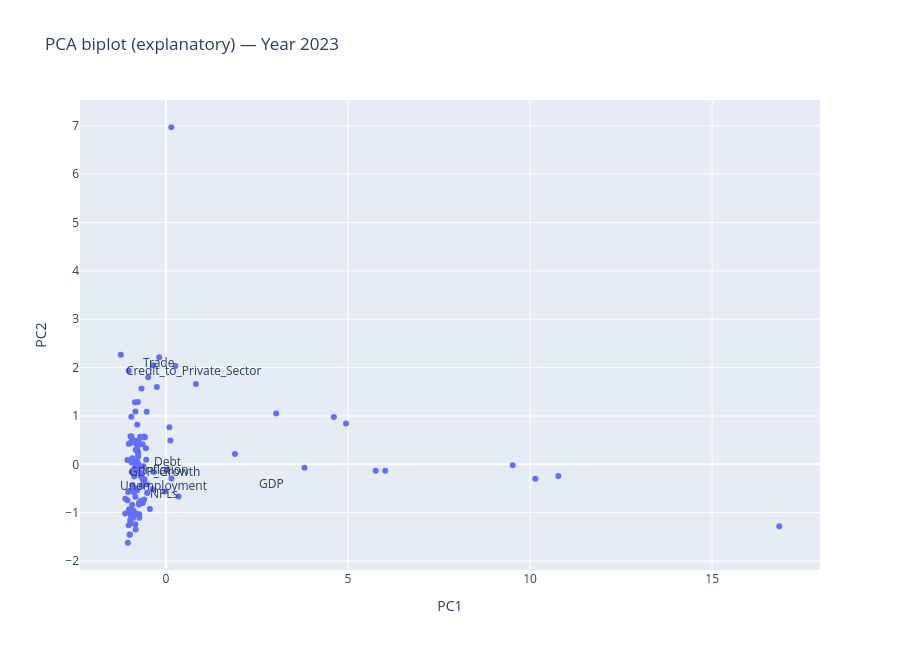

This figure's notebook cell:
### Markdown cell above
# 7. Addon: PCA Biplot to expose attribute directions

It is optional and just an addon interpretation:
PCA is included here as a baseline spatialization method, even though lecture materials indicate it poorly preserves distance relationships and is not ideal for visualizing multidimensional economic data.

PCA finds orthogonal directions of maximum variance (not necessarily the best for neighbourhoods). It’s helpful to explain which linear combinations separate countries, but not as the primary grouping discovery

### Code cell
def pca_biplot_for_year(year, max_countries=120):
    ydf = norm_df[norm_df["Year"] == year].copy()
    ydf = ydf.dropna(subset=["Country"])  # keep country names
    # Use rows that have "enough" data to fit PCA responsibly; here at least half indicators non-NaN
    mask = ydf[indicators].isna().mean(axis=1) <= 0.5
    ydf = ydf[mask]
    ydf = ydf.sample(min(len(ydf), max_countries), random_state=7)
    
    X = ydf[indicators].copy()
    # Column-wise fill for PCA maths ONLY inside this explanatory view (not for analysis nor distance)
    X_filled = X.apply(lambda s: s.fillna(s.mean(skipna=True)), axis=0)
    
    p = PCA(n_components=2, random_state=7)
    coords = p.fit_transform(X_filled.values)
    comp = p.components_.T
    
    fig = px.scatter(x=coords[:,0], y=coords[:,1], hover_name=ydf["Country"],
                     title=f"PCA biplot (explanatory) — Year {year}")
    # Add loading arrows
    for i, name in enumerate(indicators[:10]):
        fig.add_annotation(
            x=comp[i,0]*3, y=comp[i,1]*3,
            ax=0, ay=0, showarrow=True, arrowhead=2,
            xanchor="center", yanchor="middle", text=name
        )
    fig.update_layout(xaxis_title="PC1", yaxis_title="PC2", height=650)
    return fig

# Example
pca_biplot_for_year(landmarks[-1]).show()

### Figure 1 — Plotly figure (JSON) as saved in the notebook; plotly's stock layout.template omitted (floating-point values rounded to 4 significant figures)
{"data": [{"hovertemplate": "<b>%{hovertext}</b><br><br>x=%{x}<br>y=%{y}<extra></extra>", "hovertext": ["Mongolia", "Europe & Central Asia (IDA & IBRD countries)", "Iran, Islamic Rep.", "Bolivia", "Euro area", "Croatia", "Ireland", "Austria", "Albania", "Haiti", "Botswana", "Jordan", "Iraq", "Germany", "Least developed countries: UN classification", "Post-demographic dividend", "Paraguay", "Senegal", "Honduras", "Kyrgyz Republic", "Mauritius", "Trinidad and Tobago", "Guinea-Bissau", "Tajikistan", "Lesotho", "Oman", "Tonga", "Portugal", "Italy", "IBRD only", "World", "Kenya", "Equatorial Guinea", "Maldives", "Japan", "Zimbabwe", "Guatemala", "Ecuador", "Lebanon", "Aruba", "Indonesia", "Moldova", "Korea, Rep.", "Mexico", "Madagascar", "Turkiye", "Europe & Central Asia (excluding high income)", "Rwanda", "Bahrain", "Bulgaria", "Colombia", "Cote d'Ivoire", "OECD members", "Cambodia", "Russian Federation", "Mauritania", "Cameroon", "Bahamas, The", "Mali", "Serbia", "Morocco", "Burkina Faso", "Belgium", "Ukraine", "Low income", "Bangladesh", "Israel", "Egypt, Arab Rep.", "Central Europe and the Baltics", "Philippines", "Sweden", "Dominica", "Sri Lanka", "Poland", "Uzbekistan", "Zambia", "Nicaragua", "Peru", "Kiribati", "North America", "Chad", "United States", "High income", "Viet Nam", "Kuwait", "Denmark", "Low & middle income", "Antigua and Barbuda", "Belarus", "Niger", "South Asia", "Suriname", "Latin America & the Caribbean (IDA & IBRD countries)", "Hong Kong SAR, China", "Eswatini", "Europe & Central Asia", "Brunei Darussalam", "Middle East, North Africa, Afghanistan & Pakistan", "Comoros", "Dominican Republic", "St. Vincent and the Grenadines", "Guyana", "Argentina", "IDA total", "Sub-Saharan Africa", "Netherlands", "France", "Somalia, Fed. Rep.", "Sub-Saharan Africa (IDA & IBRD countries)", "Armenia", "Latvia", "Guinea", "Tunisia", "Montenegro", "Burundi", "Algeria", "China", "Djibouti", "Grenada", "Slovenia"], "legendgroup": "", "marker": {"color": "#636efa", "symbol": "circle"}, "mode": "markers", "name": "", "orientation": "v", "showlegend": false, "type": "scatter", "x": [-0.9477, 0.1499, -0.6609, -0.6197, 1.897, -0.8308, -1.022, -0.5278, -0.9195, -0.9915, -0.9679, -0.6432, -0.9696, 0.1222, -0.6365, 9.525, -0.774, -0.8869, -0.6558, -1.056, -0.7038, -0.8089, -0.975, -1.016, -1.02, -0.7436, -0.8485, -0.5753, -0.3249, 6.024, 16.84, -0.8395, -1.047, -0.9747, 0.823, -1.025, -0.7936, -0.6998, -0.787, -0.8532, -0.5972, -0.9434, 0.259, -0.5874, -0.9721, -0.6255, -0.5138, -0.9805, -0.8382, -0.844, -0.7353, -0.9215, 10.15, -0.347, -0.3683, -0.7651, -0.6895, -0.741, -0.9261, -0.94, -0.596, -0.8781, -0.6708, -0.9974, -0.8925, -0.7346, -0.5418, -0.8126, -0.5486, -0.7038, -0.2506, -0.8517, -0.6713, -0.7708, -0.8591, -0.7422, -0.9427, -0.6481, -0.7648, 4.946, -0.7321, 4.611, 10.78, -0.7703, -1.035, -0.1863, 5.76, -0.8686, -0.7893, -0.9811, -0.03031, -1.007, 0.3464, 0.1487, -1.117, 3.806, -0.9343, 0.03348, -0.9503, -0.8408, -0.871, -1.055, -0.8322, -0.4398, -0.5101, -0.4878, 0.09496, -1.117, -0.5101, -0.831, -0.9867, -0.7669, -0.7809, -0.922, -0.7384, -0.8994, 3.027, -1.24, -0.7955, -0.9509], "xaxis": "x", "y": [0.5799, -0.2917, -0.4555, -0.03772, 0.2161, 0.2949, 1.936, 1.087, -0.4258, -1.452, -0.9436, 0.4144, -1.036, 0.4932, -0.8004, -0.01993, 0.03668, -0.4823, 0.5553, 0.08734, 0.5681, 0.0635, -1.226, -0.9329, 0.4275, 0.4302, -0.0514, 0.5626, -0.1574, -0.1316, -1.281, -1.239, -1.621, 0.5797, 1.664, -1.258, -0.5434, -0.2317, 0.2951, 1.283, -0.7259, -0.1606, 2.034, -0.3083, -0.9272, -0.3343, -0.4186, -0.9467, 1.094, 0.4876, -0.7874, -0.9493, -0.299, 2.047, -0.5176, 0.1548, -0.7514, -0.07839, -0.8361, 0.04974, 0.5743, -0.5775, 1.568, -1.458, -0.9609, -1.03, 0.09588, -1.014, 0.3342, -0.1667, 1.598, -0.1505, -0.4423, 0.2607, -0.5031, -0.01608, 0.03707, -0.2899, 0.493, 0.846, -1.104, 0.9804, -0.2404, 1.289, -0.5706, 2.216, -0.1307, -0.1835, 0.8195, -1.157, -0.5611, -0.5522, -0.6627, 6.969, -1.014, -0.06942, 0.5278, -0.1101, -1.091, -0.668, -0.2528, -0.7446, -1.349, -0.9247, -0.587, 1.801, 0.7662, -0.713, -0.587, 0.4362, 0.4362, 0.222, 0.3514, 0.1241, -0.8286, -1.103, 1.052, 2.265, -0.01348, 0.9818], "yaxis": "y"}], "layout": {"annotations": [{"arrowhead": 2, "ax": 0, "ay": 0, "showarrow": true, "text": "NPLs", "x": -0.02894, "xanchor": "center", "y": -0.6104, "yanchor": "middle"}, {"arrowhead": 2, "ax": 0, "ay": 0, "showarrow": true, "text": "Inflation", "x": -0.02698, "xanchor": "center", "y": -0.1086, "yanchor": "middle"}, {"arrowhead": 2, "ax": 0, "ay": 0, "showarrow": true, "text": "Credit_to_Private_Sector", "x": 0.7644, "xanchor": "center", "y": 1.942, "yanchor": "middle"}, {"arrowhead": 2, "ax": 0, "ay": 0, "showarrow": true, "text": "Debt", "x": 0.05, "xanchor": "center", "y": 0.06312, "yanchor": "middle"}, {"arrowhead": 2, "ax": 0, "ay": 0, "showarrow": true, "text": "Trade", "x": -0.1979, "xanchor": "center", "y": 2.116, "yanchor": "middle"}, {"arrowhead": 2, "ax": 0, "ay": 0, "showarrow": true, "text": "GDP", "x": 2.892, "xanchor": "center", "y": -0.39, "yanchor": "middle"}, {"arrowhead": 2, "ax": 0, "ay": 0, "showarrow": true, "text": "GDP_Growth", "x": -0.04452, "xanchor": "center", "y": -0.1564, "yanchor": "middle"}, {"arrowhead": 2, "ax": 0, "ay": 0, "showarrow": true, "text": "Unemployment", "x": -0.07329, "xanchor": "center", "y": -0.4352, "yanchor": "middle"}], "height": 650, "legend": {"tracegroupgap": 0}, "title": {"text": "PCA biplot (explanatory) — Year 2023"}, "xaxis": {"anchor": "y", "domain": [0, 1], "title": {"text": "PC1"}}, "yaxis": {"anchor": "x", "domain": [0, 1], "title": {"text": "PC2"}}}}
